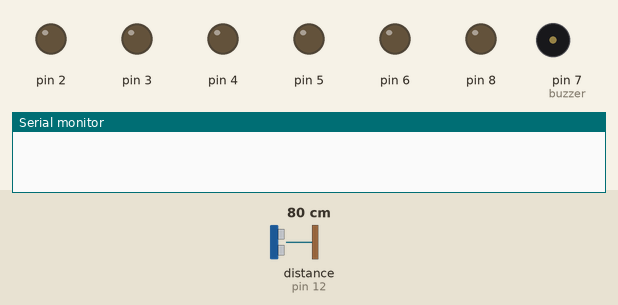
This sketch was run on a simulated Arduino Uno, built with avr-gcc and run on an emulated ATmega328P. On the bench: output pins drawn as LEDs (lit = HIGH), buzzer (waves = sounding), the last lines printed to the serial monitor. Wiring (inferred from the names in the program): ultrasonic range finder: trigger pin 11; echo pin 12. Inputs (shaded band) come from the test bench; at power-on: distance to the obstacle (sensor on pin 12) 80 cm. The echo pulse lasts 58.3 µs per cm; pins used as bus, display or sensor lines are not drawn.

Above: at 0.3 s.
At 19.5 s:
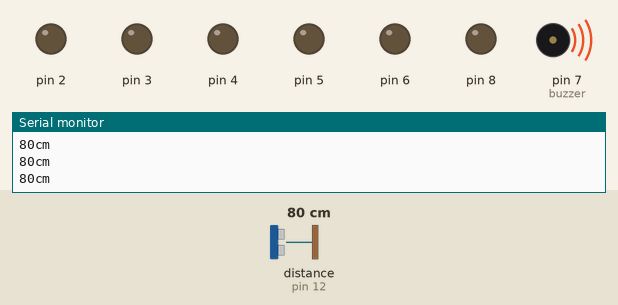
Timing chart, 0 to 40.0 s (numbered marks = the images above):
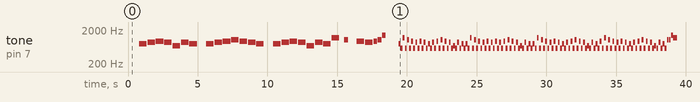

The sketch:

Second_ArduinoPumpkin.ino
```cpp
/*
  Bloody Tears from Castlevania II
  Connect a piezo buzzer or speaker to pin 11 or select a new pin.
  More songs available at https://github.com/robsoncouto/arduino-songs

                                              Robson Couto, 2019
*/
long duration, cm;
const int trigpin = 11;
const int echopin = 12;
int lastcm = 500;


#define NOTE_B0  31
#define NOTE_C1  33
#define NOTE_CS1 35
#define NOTE_D1  37
#define NOTE_DS1 39
#define NOTE_E1  41
#define NOTE_F1  44
#define NOTE_FS1 46
#define NOTE_G1  49
#define NOTE_GS1 52
#define NOTE_A1  55
#define NOTE_AS1 58
#define NOTE_B1  62
#define NOTE_C2  65
#define NOTE_CS2 69
#define NOTE_D2  73
#define NOTE_DS2 78
#define NOTE_E2  82
#define NOTE_F2  87
#define NOTE_FS2 93
#define NOTE_G2  98
#define NOTE_GS2 104
#define NOTE_A2  110
#define NOTE_AS2 117
#define NOTE_B2  123
#define NOTE_C3  131
#define NOTE_CS3 139
#define NOTE_D3  147
#define NOTE_DS3 156
#define NOTE_E3  165
#define NOTE_F3  175
#define NOTE_FS3 185
#define NOTE_G3  196
#define NOTE_GS3 208
#define NOTE_A3  220
#define NOTE_AS3 233
#define NOTE_B3  247
#define NOTE_C4  262
#define NOTE_CS4 277
#define NOTE_D4  294
#define NOTE_DS4 311
#define NOTE_E4  330
#define NOTE_F4  349
#define NOTE_FS4 370
#define NOTE_G4  392
#define NOTE_GS4 415
#define NOTE_A4  440
#define NOTE_AS4 466
#define NOTE_B4  494
#define NOTE_C5  523
#define NOTE_CS5 554
#define NOTE_D5  587
#define NOTE_DS5 622
#define NOTE_E5  659
#define NOTE_F5  698
#define NOTE_FS5 740
#define NOTE_G5  784
#define NOTE_GS5 831
#define NOTE_A5  880
#define NOTE_AS5 932
#define NOTE_B5  988
#define NOTE_C6  1047
#define NOTE_CS6 1109
#define NOTE_D6  1175
#define NOTE_DS6 1245
#define NOTE_E6  1319
#define NOTE_F6  1397
#define NOTE_FS6 1480
#define NOTE_G6  1568
#define NOTE_GS6 1661
#define NOTE_A6  1760
#define NOTE_AS6 1865
#define NOTE_B6  1976
#define NOTE_C7  2093
#define NOTE_CS7 2217
#define NOTE_D7  2349
#define NOTE_DS7 2489
#define NOTE_E7  2637
#define NOTE_F7  2794
#define NOTE_FS7 2960
#define NOTE_G7  3136
#define NOTE_GS7 3322
#define NOTE_A7  3520
#define NOTE_AS7 3729
#define NOTE_B7  3951
#define NOTE_C8  4186
#define NOTE_CS8 4435
#define NOTE_D8  4699
#define NOTE_DS8 4978
#define REST 0

// change this to make the song slower or faster
int tempo = 100;

// change this to whichever pin you want to use
int buzzer = 7;

// notes of the moledy followed by the duration.
// a 4 means a quarter note, 8 an eighteenth , 16 sixteenth, so on
// !!negative numbers are used to represent dotted notes,
// so -4 means a dotted quarter note, that is, a quarter plus an eighteenth!!
const PROGMEM int melody[] = {


  // Bloody Tears, from Castlevania II
  // Arranged by Bobby Lee. THe flute part was used
  // https://musescore.com/user/263171/scores/883296

  //B-flat major Bb Eb
  REST, 4, NOTE_G5, 4,
  NOTE_A5, 4, NOTE_AS5, 4,
  NOTE_A5, 4, NOTE_F5, 4,
  NOTE_A5, 4, NOTE_G5, 4,
  REST, 4, NOTE_G5, 4,
  NOTE_A5, 4, NOTE_AS5, 4,
  NOTE_C6, 4, NOTE_AS5, 4,

  NOTE_A5, 4, NOTE_G5, 4, //8
  REST, 4, NOTE_G5, 4,
  NOTE_A5, 4, NOTE_AS5, 4,
  NOTE_A5, 4, NOTE_F5, 4,
  NOTE_A5, 4, NOTE_G5, 4,
  NOTE_D6, 4, REST, 8, NOTE_C6, 8,
  REST, 4, NOTE_AS5, 4,

  NOTE_A5, 4, NOTE_AS5, 8, NOTE_C6, 8, //15
  NOTE_F6, 8, REST, 8, REST, 4,
  NOTE_G5, 16, NOTE_D5, 16, NOTE_D6, 16, NOTE_D5, 16, NOTE_C6, 16, NOTE_D5, 16, NOTE_AS5, 16, NOTE_D5, 16,
  NOTE_A5, 16, NOTE_D5, 16, NOTE_AS5, 16, NOTE_D5, 16, NOTE_A5, 16, NOTE_D5, 16, NOTE_G5, 16, NOTE_D5, 16,
  NOTE_A5, 16, NOTE_D5, 16, NOTE_AS5, 16, NOTE_D5, 16, NOTE_C6, 16, NOTE_D5, 16, NOTE_AS5, 16, NOTE_D5, 16,

  NOTE_A5, 16, NOTE_D5, 16, NOTE_F5, 16, NOTE_D5, 16, NOTE_A5, 16, NOTE_D5, 16, NOTE_G5, 16, NOTE_D5, 16, //20
  NOTE_G5, 16, NOTE_D5, 16, NOTE_D6, 16, NOTE_D5, 16, NOTE_C6, 16, NOTE_D5, 16, NOTE_AS5, 16, NOTE_D5, 16,
  NOTE_A5, 16, NOTE_D5, 16, NOTE_AS5, 16, NOTE_D5, 16, NOTE_A5, 16, NOTE_D5, 16, NOTE_AS5, 16, NOTE_D5, 16,
  NOTE_A5, 16, NOTE_D5, 16, NOTE_AS5, 16, NOTE_D5, 16, NOTE_C6, 16, NOTE_D5, 16, NOTE_AS5, 16, NOTE_D5, 16,
  NOTE_A5, 16, NOTE_D5, 16, NOTE_F5, 16, NOTE_D5, 16, NOTE_A5, 16, NOTE_D5, 16, NOTE_G5, 16, NOTE_D5, 16,

  NOTE_G5, 16, NOTE_D5, 16, NOTE_D6, 16, NOTE_D5, 16, NOTE_C6, 16, NOTE_D5, 16, NOTE_AS5, 16, NOTE_D5, 16, //25
  NOTE_A5, 16, NOTE_D5, 16, NOTE_AS5, 16, NOTE_D5, 16, NOTE_A5, 16, NOTE_D5, 16, NOTE_G5, 16, NOTE_D5, 16,
  NOTE_A5, 16, NOTE_D5, 16, NOTE_AS5, 16, NOTE_D5, 16, NOTE_C6, 16, NOTE_D5, 16, NOTE_AS5, 16, NOTE_D5, 16,
  NOTE_A5, 16, NOTE_D5, 16, NOTE_F5, 16, NOTE_D5, 16, NOTE_A5, 16, NOTE_D5, 16, NOTE_G5, 16, NOTE_D5, 16,
  NOTE_AS5, 16, NOTE_D5, 16, NOTE_D6, 16, NOTE_D5, 16, NOTE_C6, 16, NOTE_D5, 16, NOTE_AS5, 16, NOTE_D5, 16,

  NOTE_A5, 16, NOTE_D5, 16, NOTE_AS5, 16, NOTE_D5, 16, NOTE_A5, 16, NOTE_D5, 16, NOTE_G5, 16, NOTE_D5, 16,
  NOTE_A5, 16, NOTE_D5, 16, NOTE_AS5, 16, NOTE_D5, 16, NOTE_C6, 16, NOTE_D5, 16, NOTE_AS5, 16, NOTE_D5, 16,
  NOTE_A5, 16, NOTE_D5, 16, NOTE_F5, 16, NOTE_D5, 16, NOTE_A5, 16, NOTE_D5, 16, NOTE_G5, 16, NOTE_D5, 16,
  NOTE_C6, 16, NOTE_C6, 16, NOTE_F6, 16, NOTE_D6, 8, REST, 16, REST, 8,
  REST, 4, NOTE_C6, 16, NOTE_AS5, 16,

  NOTE_C6, -8,  NOTE_F6, -8, NOTE_D6, -4, //35
  NOTE_C6, 8, NOTE_AS5, 8,
  NOTE_C6, 8, NOTE_F6, 16, NOTE_D6, 8, REST, 16, REST, 8,
  REST, 4, NOTE_C6, 8, NOTE_D6, 8,
  NOTE_DS6, -8, NOTE_F6, -8,

  NOTE_D6, -8, REST, 16, NOTE_DS6, 8, REST, 8, //40
  NOTE_C6, 8, NOTE_F6, 16, NOTE_D6, 8, REST, 16, REST, 8,
  REST, 4, NOTE_C6, 8, NOTE_AS5, 8,
  NOTE_C6, -8,  NOTE_F6, -8, NOTE_D6, -4,
  NOTE_C6, 8, NOTE_AS5, 8,

  NOTE_C6, 8, NOTE_F6, 16, NOTE_D6, 8, REST, 16, REST, 8, //45
  REST, 4, NOTE_C6, 8, NOTE_D6, 8,
  NOTE_DS6, -8, NOTE_F6, -8,
  NOTE_D5, 8, NOTE_FS5, 8, NOTE_F5, 8, NOTE_A5, 8,
  NOTE_A5, -8, NOTE_G5, -4,

  NOTE_A5, -8, NOTE_G5, -4, //50
  NOTE_A5, -8, NOTE_G5, -4,
  NOTE_AS5, 8, NOTE_A5, 8, NOTE_G5, 8, NOTE_F5, 8,
  NOTE_A5, -8, NOTE_G5, -8, NOTE_D5, 8,
  NOTE_A5, -8, NOTE_G5, -8, NOTE_D5, 8,
  NOTE_A5, -8, NOTE_G5, -8, NOTE_D5, 8,

  NOTE_AS5, 4, NOTE_C6, 4, NOTE_A5, 4, NOTE_AS5, 4,
  NOTE_G5, 16, NOTE_D5, 16, NOTE_D6, 16, NOTE_D5, 16, NOTE_C6, 16, NOTE_D5, 16, NOTE_AS5, 16, NOTE_D5, 16, //56 //r
  NOTE_A5, 16, NOTE_D5, 16, NOTE_AS5, 16, NOTE_D5, 16, NOTE_A5, 16, NOTE_D5, 16, NOTE_G5, 16, NOTE_D5, 16,
  NOTE_A5, 16, NOTE_D5, 16, NOTE_AS5, 16, NOTE_D5, 16, NOTE_C6, 16, NOTE_D5, 16, NOTE_AS5, 16, NOTE_D5, 16,
  NOTE_A5, 16, NOTE_D5, 16, NOTE_F5, 16, NOTE_D5, 16, NOTE_A5, 16, NOTE_D5, 16, NOTE_G5, 16, NOTE_D5, 16,

  NOTE_G5, 16, NOTE_D5, 16, NOTE_D6, 16, NOTE_D5, 16, NOTE_C6, 16, NOTE_D5, 16, NOTE_AS5, 16, NOTE_D5, 16, //61
  NOTE_A5, 16, NOTE_D5, 16, NOTE_AS5, 16, NOTE_D5, 16, NOTE_A5, 16, NOTE_D5, 16, NOTE_AS5, 16, NOTE_D5, 16,
  NOTE_A5, 16, NOTE_D5, 16, NOTE_AS5, 16, NOTE_D5, 16, NOTE_C6, 16, NOTE_D5, 16, NOTE_AS5, 16, NOTE_D5, 16,
  NOTE_A5, 16, NOTE_D5, 16, NOTE_F5, 16, NOTE_D5, 16, NOTE_A5, 16, NOTE_D5, 16, NOTE_G5, 16, NOTE_D5, 16,
  NOTE_G5, 16, NOTE_D5, 16, NOTE_D6, 16, NOTE_D5, 16, NOTE_C6, 16, NOTE_D5, 16, NOTE_AS5, 16, NOTE_D5, 16,

  NOTE_A5, 16, NOTE_D5, 16, NOTE_AS5, 16, NOTE_D5, 16, NOTE_A5, 16, NOTE_D5, 16, NOTE_G5, 16, NOTE_D5, 16, //66
  NOTE_A5, 16, NOTE_D5, 16, NOTE_AS5, 16, NOTE_D5, 16, NOTE_C6, 16, NOTE_D5, 16, NOTE_AS5, 16, NOTE_D5, 16,
  NOTE_A5, 16, NOTE_D5, 16, NOTE_F5, 16, NOTE_D5, 16, NOTE_A5, 16, NOTE_D5, 16, NOTE_G5, 16, NOTE_D5, 16,
  NOTE_AS5, 16, NOTE_D5, 16, NOTE_D6, 16, NOTE_D5, 16, NOTE_C6, 16, NOTE_D5, 16, NOTE_AS5, 16, NOTE_D5, 16,
  NOTE_A5, 16, NOTE_D5, 16, NOTE_AS5, 16, NOTE_D5, 16, NOTE_A5, 16, NOTE_D5, 16, NOTE_G5, 16, NOTE_D5, 16,

  NOTE_A5, 16, NOTE_D5, 16, NOTE_AS5, 16, NOTE_D5, 16, NOTE_C6, 16, NOTE_D5, 16, NOTE_AS5, 16, NOTE_D5, 16, //71 //
  NOTE_A5, 16, NOTE_D5, 16, NOTE_F5, 16, NOTE_D5, 16, NOTE_A5, 8, NOTE_G5, 32, NOTE_A5, 32, NOTE_AS5, 32, NOTE_C6, 32,
  NOTE_D6, 16, NOTE_G5, 16, NOTE_AS5, 16, NOTE_G5, 16, NOTE_C6, 16, NOTE_G5, 16, NOTE_D6, 16, NOTE_G5, 16,
  NOTE_C6, 16, NOTE_G5, 16, NOTE_A5, 16, NOTE_G5, 16, NOTE_F6, 16, NOTE_G5, 16, NOTE_D6, 16, NOTE_DS5, 16,
  NOTE_D6, 4, REST, 4,

  NOTE_C5, 8, REST, 8, NOTE_A4, -16, NOTE_AS4, -16, NOTE_C5, 16, //76
  NOTE_D6, 16, NOTE_G4, 16, NOTE_AS4, 16, NOTE_G4, 16, NOTE_C5, 16, NOTE_G4, 16, NOTE_D6, 16, NOTE_G4, 16,
  NOTE_C6, 16, NOTE_F4, 16, NOTE_A4, 16, NOTE_F4, 16, NOTE_F5, 16, NOTE_F4, 16, NOTE_D6, 16, NOTE_DS4, 16,
  NOTE_D6, 16, REST, 8, NOTE_E4, 16, NOTE_F4, 16,

  //change of key B Major A# C# D# F# G#
  NOTE_GS4, 8, REST, 8, NOTE_AS4, 8, REST, 8,

  NOTE_DS5, 16, NOTE_GS4, 16, NOTE_B4, 16, NOTE_GS4, 16, NOTE_CS5, 16, NOTE_GS4, 16, NOTE_DS5, 16, NOTE_GS4, 16, //81
  NOTE_CS5, 16, NOTE_FS4, 16, NOTE_AS4, 16, NOTE_FS4, 16, NOTE_FS5, 16, NOTE_FS4, 16, NOTE_DS5, 16, NOTE_E5, 16,
  NOTE_D5, 4, REST, 4,
  NOTE_CS5, 8, REST, 8, NOTE_AS4, -16,  NOTE_B4, -16, NOTE_CS5, 16,
  NOTE_DS5, 16, NOTE_GS4, 16, NOTE_B4, 16, NOTE_GS4, 16, NOTE_CS5, 16, NOTE_GS4, 16, NOTE_DS5, 16, NOTE_GS4, 16,

  NOTE_CS5, 16, NOTE_FS4, 16, NOTE_AS4, 16, NOTE_FS4, 16, NOTE_FS5, 16, NOTE_FS4, 16, NOTE_DS5, 16, NOTE_E5, 16,
  NOTE_DS5, 4, REST, 8, NOTE_DS5, 16,  NOTE_E5, 16,
  NOTE_FS5, 16, NOTE_CS5, 16, NOTE_E5, 16, NOTE_CS4, 16, NOTE_DS5, 16, NOTE_E5, 16, NOTE_G5, 16, NOTE_AS5, 16,
  NOTE_GS5, 16, NOTE_DS5, 16, NOTE_DS6, 16, NOTE_DS5, 16, NOTE_CS6, 16, NOTE_DS5, 16, NOTE_B5, 16, NOTE_DS5, 16,

  NOTE_AS5, 16, NOTE_DS5, 16, NOTE_B5, 16, NOTE_DS5, 16, NOTE_AS5, 16, NOTE_DS5, 16, NOTE_GS5, 16, NOTE_DS5, 16, //90
  NOTE_AS5, 16, NOTE_DS5, 16, NOTE_B5, 16, NOTE_DS5, 16, NOTE_CS6, 16, NOTE_DS5, 16, NOTE_B5, 16, NOTE_DS5, 16,
  NOTE_AS5, 16, NOTE_DS5, 16, NOTE_FS5, 16, NOTE_DS5, 16, NOTE_AS5, 16, NOTE_DS5, 16, NOTE_GS5, 16, NOTE_DS5, 16,
  NOTE_GS5, 16, NOTE_DS5, 16, NOTE_DS6, 16, NOTE_DS5, 16, NOTE_CS6, 16, NOTE_DS5, 16, NOTE_B5, 16, NOTE_DS5, 16,

  NOTE_AS5, 16, NOTE_DS5, 16, NOTE_B5, 16, NOTE_DS5, 16, NOTE_AS5, 16, NOTE_DS5, 16, NOTE_GS5, 16, NOTE_DS5, 16,//94
  NOTE_AS5, 16, NOTE_DS5, 16, NOTE_B5, 16, NOTE_DS5, 16, NOTE_CS6, 16, NOTE_DS5, 16, NOTE_B5, 16, NOTE_DS5, 16,
  NOTE_AS5, 16, NOTE_DS5, 16, NOTE_FS5, 16, NOTE_DS5, 16, NOTE_AS5, 16, NOTE_DS5, 16, NOTE_GS5, 16, NOTE_DS5, 16,
  NOTE_GS5, 16, NOTE_DS5, 16, NOTE_DS6, 16, NOTE_DS5, 16, NOTE_CS6, 16, NOTE_DS5, 16, NOTE_B5, 16, NOTE_DS5, 16,

  NOTE_AS5, 16, NOTE_DS5, 16, NOTE_B5, 16, NOTE_DS5, 16, NOTE_AS5, 16, NOTE_DS5, 16, NOTE_GS5, 16, NOTE_DS5, 16,//98
  NOTE_AS5, 16, NOTE_DS5, 16, NOTE_B5, 16, NOTE_DS5, 16, NOTE_CS6, 16, NOTE_DS5, 16, NOTE_B5, 16, NOTE_DS5, 16,
  NOTE_AS5, 16, NOTE_DS5, 16, NOTE_FS5, 16, NOTE_DS5, 16, NOTE_AS5, 16, NOTE_DS5, 16, NOTE_GS5, 16, NOTE_DS5, 16,
  NOTE_GS5, 16, NOTE_DS5, 16, NOTE_DS6, 16, NOTE_DS5, 16, NOTE_CS6, 16, NOTE_DS5, 16, NOTE_B5, 16, NOTE_DS5, 16,

  NOTE_AS5, 16, NOTE_DS5, 16, NOTE_B5, 16, NOTE_DS5, 16, NOTE_AS5, 16, NOTE_DS5, 16, NOTE_GS5, 16, NOTE_DS5, 16,//102
  NOTE_AS5, 16, NOTE_DS5, 16, NOTE_B5, 16, NOTE_DS5, 16, NOTE_CS6, 16, NOTE_DS5, 16, NOTE_B5, 16, NOTE_DS5, 16,
  NOTE_AS5, 16, NOTE_DS5, 16, NOTE_FS5, 16, NOTE_DS5, 16, NOTE_AS5, 16, NOTE_DS5, 16, NOTE_GS5, 16, NOTE_DS5, 16,

  NOTE_CS6, 8, NOTE_FS6, 16, NOTE_DS6, 8, REST, 16, REST, 8, //107
  REST, 4, NOTE_CS6, 8, NOTE_B5, 8,
  NOTE_CS6, -8, NOTE_FS6, -8, NOTE_DS6, -4,
  NOTE_CS6, 8, NOTE_B5, 8,
  NOTE_CS6, 8, NOTE_FS6, 16, NOTE_DS6, 8, REST, 16, REST, 8,
  REST, 4, NOTE_CS6, 8, NOTE_B5, 8,
  NOTE_E6, -8, NOTE_F6, -8,

  NOTE_DS6, -8, REST, 16, NOTE_E6, 8, REST, 16, REST, 16, //112
  NOTE_CS6, 8, NOTE_FS6, 16, NOTE_DS6, 8, REST, 16, REST, 8,
  REST, 4, NOTE_CS6, 8, NOTE_B5, 8,
  NOTE_CS6, -8, NOTE_FS6, -8, NOTE_DS6, -4,
  NOTE_CS6, 8, NOTE_B5, 8,

  NOTE_CS6, 8, NOTE_FS6, 16, NOTE_DS6, 8, REST, 16, REST, 8, //117
  REST, 4, NOTE_CS5, 8, NOTE_DS5, 8,
  NOTE_E5, -8, NOTE_F5, -8,
  NOTE_DS5, 8, NOTE_G5, 8, NOTE_GS5, 8, NOTE_AS5, 8,
  NOTE_AS5, -8, NOTE_GS5, -8,

  NOTE_AS5, -8, NOTE_GS5, -8,//122
  NOTE_AS5, -8, NOTE_GS5, -8,
  NOTE_B6, 8, NOTE_AS5, 8, NOTE_GS5, 8, NOTE_FS5, 8,
  NOTE_AS5, -8, NOTE_GS6, -8, NOTE_DS5, 8,
  NOTE_AS5, -8, NOTE_GS6, -8, NOTE_DS5, 8,
  NOTE_AS5, -8, NOTE_GS6, -8, NOTE_DS5, 8,

  NOTE_B5, 8, NOTE_CS6, 8, NOTE_AS5, 8, NOTE_B5, 8, //128
  NOTE_GS5, 8, REST, 8, REST, 16

};

// sizeof gives the number of bytes, each int value is composed of two bytes (16 bits)
// there are two values per note (pitch and duration), so for each note there are four bytes
int notes = sizeof(melody) / sizeof(melody[0]) / 2;

// this calculates the duration of a whole note in ms (60s/tempo)*4 beats
int wholenote = (60000 * 4) / tempo;

int divider = 0, noteDuration = 0;

void setup() {
  pinMode(trigpin, OUTPUT);
  pinMode(echopin, INPUT);
  Serial.begin(9600);

  for (int x = 2; x < 9; x = x + 1) {
    pinMode (x, OUTPUT);
  }


}


void loop() {
  digitalWrite(trigpin, LOW);
  delayMicroseconds(2);
  digitalWrite(trigpin, HIGH);
  delayMicroseconds(5);
  digitalWrite(trigpin, LOW);
  duration = pulseIn(echopin, HIGH);
  cm = duration / 29 / 2;


  delay (100);
  if (cm > lastcm * 5) {
    cm = lastcm + 5;
  }


  //Serial.print(cm);
  //Serial.println("cm");
  delay(100);
  lastcm = cm;
  if (cm < 200) {
    playsong();


  }
  else if (cm > 200) {
    noTone(buzzer);


  }

  Serial.print(cm);
  Serial.println("cm");
  delay(100);
  lastcm = cm;

}
```

function.ino
```cpp
void playsong() {

  // iterate over the notes of the melody.
  // Remember, the array is twice the number of notes (notes + durations)


  for (int thisNote = 0; thisNote < notes * 2; thisNote = thisNote + 2) {

    divider = pgm_read_word_near(melody + thisNote + 1);  // calculates the duration of each note
    if (divider > 0) {      // regular note, just proceed
      noteDuration = (wholenote) / divider;
    } else if (divider < 0) {      // dotted notes are represented with negative durations!!
      noteDuration = (wholenote) / abs(divider);
      noteDuration *= 1.5; // increases the duration in half for dotted notes
    }


    tone(buzzer, pgm_read_word_near(melody + thisNote ), noteDuration * 0.9); // we only play the note for 90% of the duration, leaving 10% as a pause

    delay(noteDuration);
    // Wait for the specief duration before playing the next note.

    noTone(buzzer);    // stop the waveform generation before the next note.
    Serial.print(cm);
    Serial.println("cm");


  }
}
```

Measured:
- by itself, tone on pin 7 (buzzer): plays 784 Hz for 0.54 s, 880 Hz for 0.54 s, 932 Hz for 0.54 s, 880 Hz for 0.54 s, 698 Hz for 0.54 s, 880 Hz for 0.54 s … (160 notes in this stretch)
